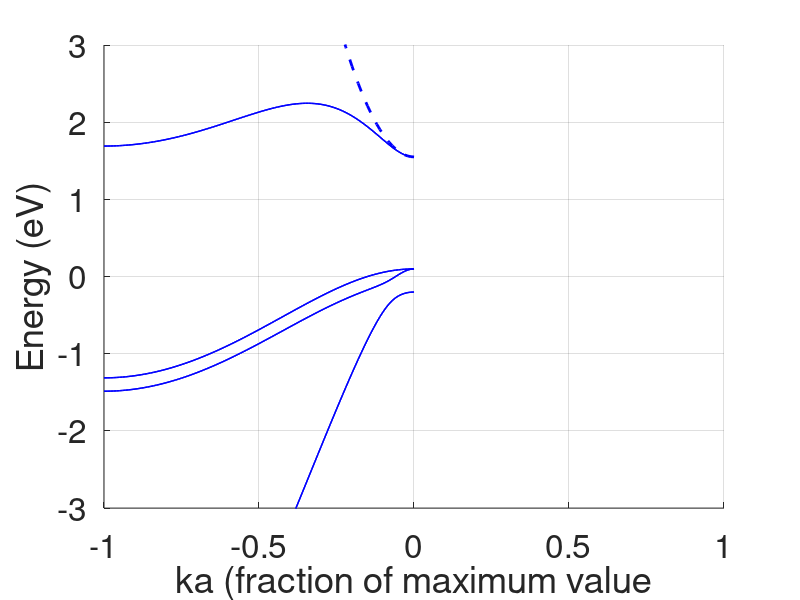

Write MATLAB code to recreate this figure.
clear all
close all

z = zeros(5);
Z = zeros(10);

%Constants (all MKS, except energy which is in eV)
hbar = 1.055e-34;
q = 1.602e-19;
a = 2.45e-10*4/sqrt(3);
m = 9.110e-31;

d1 = [1 1 1]/4;
d2 = [1 -1 -1]/4;
d3 = [-1 1 -1]/4;
d4 = [-1 -1 1]/4;

%sp3s* model parameters
soa = 0.3787/3;
soc = 0.0129/3;
Esa = -8.3431;
Epa = 1.0414;
Esc = -2.6569;
Epc = 3.6686;
Esea = 8.5914;
Esec = 6.7386;
Vss = -6.4513;
Vpasc = -5.7839;
Vpasec = -4.8077;
Vsapc = 4.4800;
Vseapc = 4.8422;
Vxx = 1.9546;
Vxy = 5.0779;

%Conduction band effective mass model parameters
Ec = 1.55;
meff = 0.12*m;
Nt = 101;
kk = 1*linspace(0,1,Nt);

l=0.5; m=0.5; n=0.5; %L-direction
%l=1;m=0;n=0;%X-direction

for Nk = 1:Nt
    k = 2*pi*kk(Nk)*[l m n];
    %sp3s* model
    p1 = exp(i*sum(k.*d1));
    p2 = exp(i*sum(k.*d2));
    p3 = exp(i*sum(k.*d3));
    p4 = exp(i*sum(k.*d4));
    g0 = (p1+p2+p3+p4)/4;
    g1 = (p1+p2-p3-p4)/4;
    g2 = (p1-p2+p3-p4)/4;
    g3 = (p1-p2-p3+p4)/4;
    a1 = diag([Esa Epa Epa Epa Esea]);
    A1 = [a1 z;
          z a1];
    a2 = diag([Esc Epc Epc Epc Esec]);
    A2 = [a2 z;
          z a2];
    b = [Vss*g0 Vsapc*g1 Vsapc*g2 Vsapc*g3 0;
         Vpasc*g1 Vxx*g0 Vxy*g3 Vxy*g2 Vpasec*g1;
         Vpasc*g2 Vxy*g3 Vxx*g0 Vxy*g1 Vpasec*g2;
         Vpasc*g3 Vxy*g2 Vxy*g1 Vxx*g0 Vpasec*g3;
         0 Vseapc*conj(g1) Vseapc*conj(g2) Vseapc*conj(g3) 0];
    B = [b z;
         z b];
    h = [a1 b;
         b' a2];
    H = [A1 B;
         B' A2];
    aso = soa*[0 0 0 0 0 0 0 0 0 0;
               0 0 -i 0 0 0 0 0 1 0;
               0 i 0 0 0 0 0 0 -i 0;
               0 0 0 0 0 0 -1 i 0 0;
               0 0 0 0 0 0 0 0 0 0;
               0 0 0 0 0 0 0 0 0 0;
               0 0 0 -1 0 0 0 i 0 0;
               0 0 0 -i 0 0 -i 0 0 0;
               0 1 i 0 0 0 0 0 0 0;
               0 0 0 0 0 0 0 0 0 0];
    cso=soc*[0 0 0 0 0 0 0 0 0 0;
             0 0 -i 0 0 0 0 0 1 0;
             0 i 0 0 0 0 0 0 -i 0;
             0 0 0 0 0 0 -1 i 0 0;
             0 0 0 0 0 0 0 0 0 0;
             0 0 0 0 0 0 0 0 0 0;
             0 0 0 -1 0 0 0 i 0 0;
             0 0 0 -i 0 0 -i 0 0 0;
             0 1 i 0 0 0 0 0 0 0;
             0 0 0 0 0 0 0 0 0 0];
    H = H + [aso Z; Z cso];
    %
    [V,D]=eig(H);
    eiglst = sum(D);
    E(Nk,:) = sort(real(eiglst));
    %Conduction band effective mass model
    Em(Nk) = Ec + ((hbar^2)*sum(k.*k)/(2*meff*q*(a^2)));
end

kk = -kk; %L-direction
hold on
h1=plot(kk,E,'b');
h2=plot(kk,Em,'b--');
axis([-1 1 -3 3])
set(h1,'linewidth',[1.0])
set(h2,'linewidth',[2.0])
set(gca,'Fontsize',[24])
xlabel('ka (fraction of maximum value')
ylabel('Energy (eV)')
grid on
